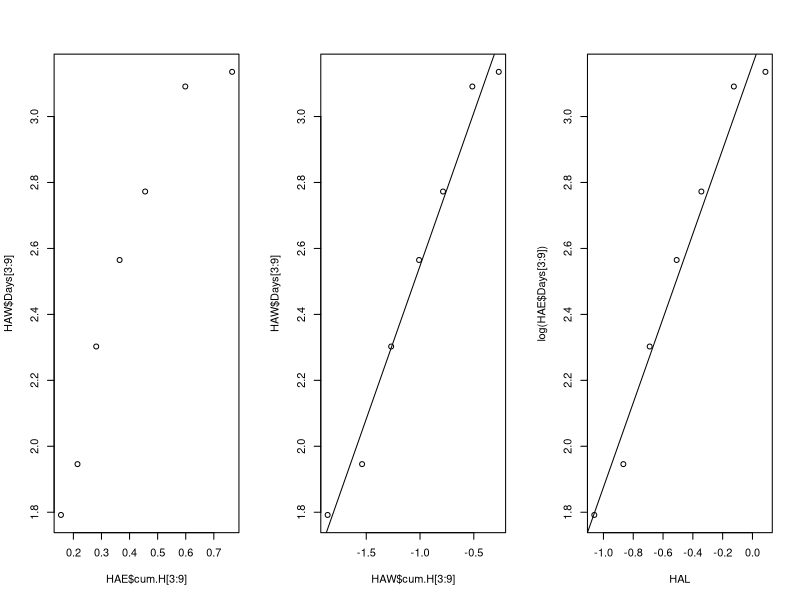

The R source for this figure: (Note: this script raises an error after producing the figure.)
## ---- chunk 1
library("survival")
## ---- chunk 2
time <- c(6,6,6,6,7,9,10,10,11,13,16,17,19,20,22,23,25,32,32,34,35)

cens <- c(1,0,1,1,1,0,1,0,0,1,1,0,0,0,1,1,0,0,0,0,0)
## ---- chunk 3

k <- seq(21,1)
len <- length(k)
Emp.h <- c()
Days <- time 
Cens <- cens

### The following cycles calculate all the data for the empirical risk, for ease of calculation the censored data are filled with zeros.


for(i in 1:len){
  
  if(Cens[i] == 0){
    
    Emp.h[i]= 0

    
  }else{
    
    Emp.h[i] = 1/k[i]

  }
  
}

cum.H <- cumsum(Emp.h)

for(i in 1:len){
  
  if(Cens[i] == 0){
    
    cum.H[i]= 0

  }
}


harzard.score<- as.data.frame(cbind(Days,Cens, k, Emp.h, cum.H))

head(round(harzard.score,3))
## ---- chunk 4

### You must delete teh duplicated data

HAE <- subset(harzard.score, harzard.score$Cens != 0)
lme <- lm(HAE$Days[3:9] ~ HAE$cum.H[3:9])

HAW <- log(HAE)
lmw <- lm(HAW$Days[3:9]~HAW$cum.H[3:9])

HAL <- qnorm(1-exp(-HAE$cum.H[3:9]))
lml <- lm(HAW$Days[3:9]~HAL)

par(mfrow = c(1,3))

plot(HAE$cum.H[3:9],HAW$Days[3:9])
abline(lme)

plot(HAW$cum.H[3:9],HAW$Days[3:9])
abline(lmw)

plot(HAL,log(HAE$Days[3:9]))
abline(lml)

## ---- chunk 5

st <- km.model$surv
tl <- km.model$time

km.model <- survfit(Surv(time,cens)~1)

lognormal <- qnorm(st)

rcsi <- -log(lognormal)

plot(log(tl),rcsi)
